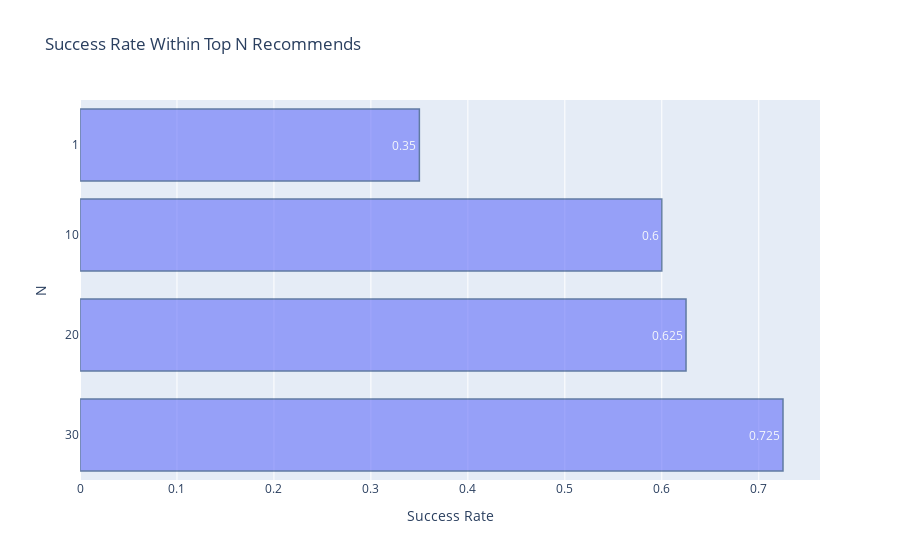

The cell this chart's notebook holds for it:
### Code cell
import plotly.graph_objects as go

n_values = [1, 10, 20, 30]
success_rates = [14/40, 24/40, 25/40, 29/40]

fig = go.Figure(go.Bar(
            x=success_rates,
            y=n_values,
            orientation='h',
            marker_line_color='rgb(8,48,107)',
            marker_line_width=1.5,
            opacity=0.6,
            text=success_rates,
            textposition='inside'
))

fig.update_layout(title='Success Rate Within Top N Recommends',
                  yaxis=dict(title='N', tickvals=n_values, autorange='reversed'),
                  xaxis=dict(title='Success Rate'))

fig.show()

### Figure 1 — Plotly figure (JSON) as saved in the notebook; plotly's stock layout.template omitted (floating-point values rounded to 4 significant figures)
{"data": [{"marker": {"line": {"color": "rgb(8,48,107)", "width": 1.5}}, "opacity": 0.6, "orientation": "h", "text": ["0.35", "0.6", "0.625", "0.725"], "textposition": "inside", "type": "bar", "x": [0.35, 0.6, 0.625, 0.725], "y": [1, 10, 20, 30]}], "layout": {"title": {"text": "Success Rate Within Top N Recommends"}, "xaxis": {"title": {"text": "Success Rate"}}, "yaxis": {"autorange": "reversed", "tickvals": [1, 10, 20, 30], "title": {"text": "N"}}}}
